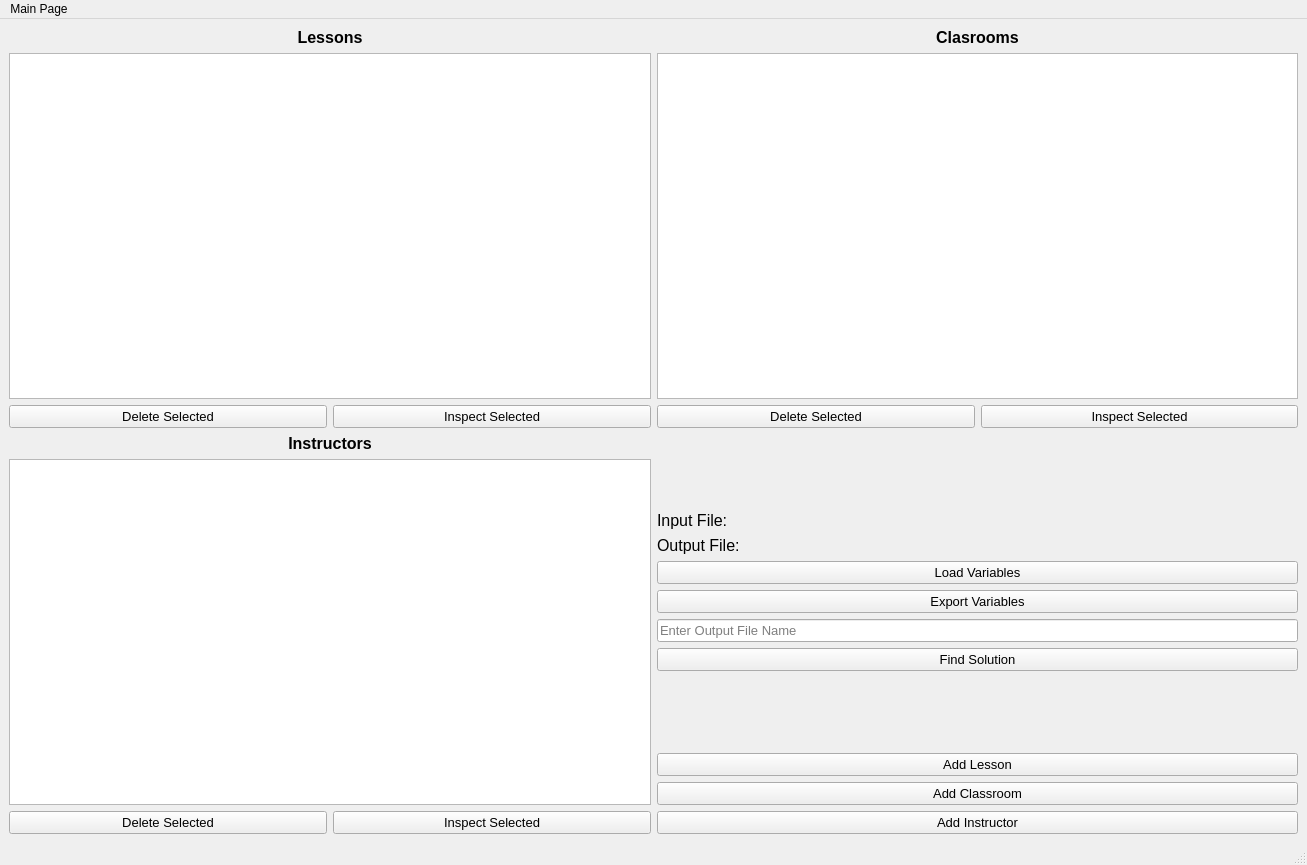
<?xml version="1.0" encoding="UTF-8"?>
<ui version="4.0">
 <class>MainWindow</class>
 <widget class="QMainWindow" name="MainWindow">
  <property name="geometry">
   <rect>
    <x>0</x>
    <y>0</y>
    <width>1307</width>
    <height>865</height>
   </rect>
  </property>
  <property name="windowTitle">
   <string>MainWindow</string>
  </property>
  <widget class="QWidget" name="centralwidget">
   <layout class="QGridLayout" name="gridLayout">
    <item row="0" column="1">
     <layout class="QVBoxLayout" name="verticalLayout_3">
      <item>
       <widget class="QLabel" name="label_2">
        <property name="font">
         <font>
          <pointsize>12</pointsize>
          <weight>75</weight>
          <bold>true</bold>
         </font>
        </property>
        <property name="text">
         <string>Clasrooms</string>
        </property>
        <property name="alignment">
         <set>Qt::AlignCenter</set>
        </property>
       </widget>
      </item>
      <item>
       <widget class="QListView" name="listView_classrooms">
        <property name="font">
         <font>
          <pointsize>10</pointsize>
         </font>
        </property>
       </widget>
      </item>
      <item>
       <layout class="QHBoxLayout" name="horizontalLayout_2">
        <item>
         <widget class="QPushButton" name="pushButton_delete_classroom">
          <property name="font">
           <font>
            <pointsize>10</pointsize>
           </font>
          </property>
          <property name="text">
           <string>Delete Selected</string>
          </property>
         </widget>
        </item>
        <item>
         <widget class="QPushButton" name="pushButton_inspect_classroom">
          <property name="font">
           <font>
            <pointsize>10</pointsize>
           </font>
          </property>
          <property name="text">
           <string>Inspect Selected</string>
          </property>
         </widget>
        </item>
       </layout>
      </item>
     </layout>
    </item>
    <item row="0" column="0">
     <layout class="QVBoxLayout" name="verticalLayout_2">
      <item>
       <widget class="QLabel" name="label">
        <property name="font">
         <font>
          <pointsize>12</pointsize>
          <weight>75</weight>
          <bold>true</bold>
         </font>
        </property>
        <property name="text">
         <string>Lessons</string>
        </property>
        <property name="alignment">
         <set>Qt::AlignCenter</set>
        </property>
       </widget>
      </item>
      <item>
       <widget class="QListView" name="listView_lessons">
        <property name="font">
         <font>
          <pointsize>10</pointsize>
         </font>
        </property>
       </widget>
      </item>
      <item>
       <layout class="QHBoxLayout" name="horizontalLayout">
        <item>
         <widget class="QPushButton" name="pushButton_delete_lesson">
          <property name="font">
           <font>
            <pointsize>10</pointsize>
           </font>
          </property>
          <property name="text">
           <string>Delete Selected</string>
          </property>
         </widget>
        </item>
        <item>
         <widget class="QPushButton" name="pushButton_inspect_lesson">
          <property name="font">
           <font>
            <pointsize>10</pointsize>
           </font>
          </property>
          <property name="text">
           <string>Inspect Selected</string>
          </property>
         </widget>
        </item>
       </layout>
      </item>
     </layout>
    </item>
    <item row="1" column="0">
     <layout class="QVBoxLayout" name="verticalLayout_4">
      <item>
       <widget class="QLabel" name="label_3">
        <property name="font">
         <font>
          <pointsize>12</pointsize>
          <weight>75</weight>
          <bold>true</bold>
         </font>
        </property>
        <property name="text">
         <string>Instructors</string>
        </property>
        <property name="alignment">
         <set>Qt::AlignCenter</set>
        </property>
       </widget>
      </item>
      <item>
       <widget class="QListView" name="listView_instructors">
        <property name="font">
         <font>
          <pointsize>10</pointsize>
         </font>
        </property>
       </widget>
      </item>
      <item>
       <layout class="QHBoxLayout" name="horizontalLayout_3">
        <item>
         <widget class="QPushButton" name="pushButton_delete_instructor">
          <property name="font">
           <font>
            <pointsize>10</pointsize>
           </font>
          </property>
          <property name="text">
           <string>Delete Selected</string>
          </property>
         </widget>
        </item>
        <item>
         <widget class="QPushButton" name="pushButton_inspect_instructors">
          <property name="font">
           <font>
            <pointsize>10</pointsize>
           </font>
          </property>
          <property name="text">
           <string>Inspect Selected</string>
          </property>
         </widget>
        </item>
       </layout>
      </item>
     </layout>
    </item>
    <item row="1" column="1">
     <layout class="QVBoxLayout" name="verticalLayout">
      <item>
       <spacer name="verticalSpacer_2">
        <property name="orientation">
         <enum>Qt::Vertical</enum>
        </property>
        <property name="sizeHint" stdset="0">
         <size>
          <width>20</width>
          <height>40</height>
         </size>
        </property>
       </spacer>
      </item>
      <item>
       <widget class="QLabel" name="label_input_file">
        <property name="font">
         <font>
          <pointsize>12</pointsize>
         </font>
        </property>
        <property name="text">
         <string>Input File: </string>
        </property>
       </widget>
      </item>
      <item>
       <widget class="QLabel" name="label_output_file">
        <property name="font">
         <font>
          <pointsize>12</pointsize>
         </font>
        </property>
        <property name="text">
         <string>Output File:</string>
        </property>
       </widget>
      </item>
      <item>
       <widget class="QPushButton" name="pushButton_load_variables">
        <property name="font">
         <font>
          <pointsize>10</pointsize>
         </font>
        </property>
        <property name="text">
         <string>Load Variables</string>
        </property>
       </widget>
      </item>
      <item>
       <widget class="QPushButton" name="pushButton_export_variables">
        <property name="font">
         <font>
          <pointsize>10</pointsize>
         </font>
        </property>
        <property name="text">
         <string>Export Variables</string>
        </property>
       </widget>
      </item>
      <item>
       <widget class="QLineEdit" name="lineEdit_outupt_file_name">
        <property name="font">
         <font>
          <pointsize>10</pointsize>
         </font>
        </property>
        <property name="text">
         <string/>
        </property>
        <property name="placeholderText">
         <string>Enter Output File Name</string>
        </property>
       </widget>
      </item>
      <item>
       <widget class="QPushButton" name="pushButton_find_solution">
        <property name="font">
         <font>
          <pointsize>10</pointsize>
         </font>
        </property>
        <property name="text">
         <string>Find Solution</string>
        </property>
       </widget>
      </item>
      <item>
       <spacer name="verticalSpacer">
        <property name="orientation">
         <enum>Qt::Vertical</enum>
        </property>
        <property name="sizeHint" stdset="0">
         <size>
          <width>20</width>
          <height>40</height>
         </size>
        </property>
       </spacer>
      </item>
      <item>
       <widget class="QPushButton" name="pushButton_add_lesson">
        <property name="font">
         <font>
          <pointsize>10</pointsize>
         </font>
        </property>
        <property name="text">
         <string>Add Lesson</string>
        </property>
       </widget>
      </item>
      <item>
       <widget class="QPushButton" name="pushButton_add_classroom">
        <property name="font">
         <font>
          <pointsize>10</pointsize>
         </font>
        </property>
        <property name="text">
         <string>Add Classroom</string>
        </property>
       </widget>
      </item>
      <item>
       <widget class="QPushButton" name="pushButton_add_instructor">
        <property name="font">
         <font>
          <pointsize>10</pointsize>
         </font>
        </property>
        <property name="text">
         <string>Add Instructor</string>
        </property>
       </widget>
      </item>
     </layout>
    </item>
   </layout>
  </widget>
  <widget class="QStatusBar" name="statusbar"/>
  <widget class="QMenuBar" name="menubar">
   <property name="geometry">
    <rect>
     <x>0</x>
     <y>0</y>
     <width>1307</width>
     <height>26</height>
    </rect>
   </property>
   <widget class="QMenu" name="menuMain_Page">
    <property name="title">
     <string>Main Page</string>
    </property>
    <addaction name="actionAI_Chat"/>
   </widget>
   <addaction name="menuMain_Page"/>
  </widget>
  <action name="actionAI_Chat">
   <property name="text">
    <string>AI Chat</string>
   </property>
  </action>
 </widget>
 <resources/>
 <connections/>
</ui>
